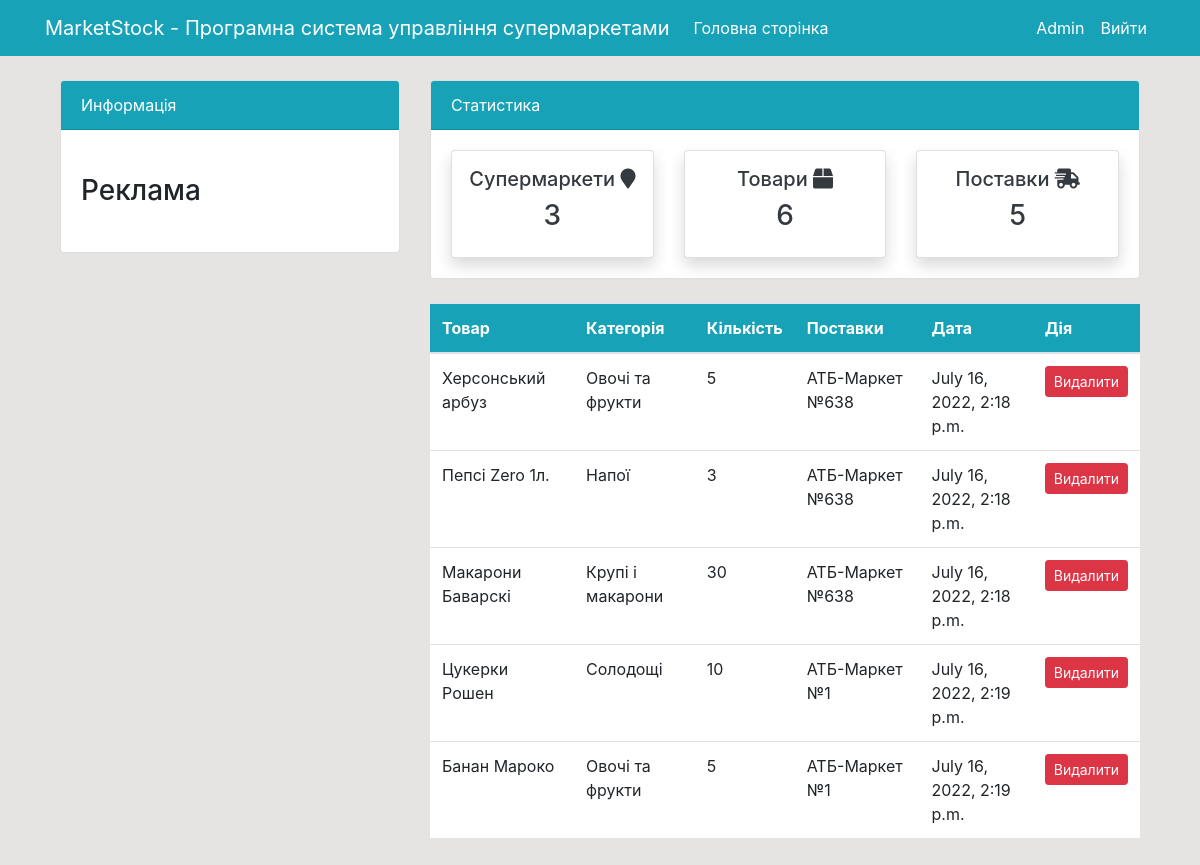
/order/ (signed in), run on the app's committed database.
### dashboard/models.py (models this page shows, shortened)
class Order(models.Model):
    product = models.ForeignKey(Product, on_delete=models.CASCADE, null=True)
    market = models.ForeignKey(Profile, models.CASCADE, null=True)
    order_quantity = models.PositiveIntegerField(null=True)
    date = models.DateTimeField(auto_now_add=True)

class Product(models.Model):
    name = models.CharField(max_length=100, null=True)
    category = models.CharField(max_length=20 , choices=CATEGORY, null=True)
    quantity = models.PositiveIntegerField(null=True)
    def __str__(self):
        return (self.name)

### market/models.py (models this page shows, shortened)
class Profile(models.Model):
    administrator = models.OneToOneField(User, on_delete=models.CASCADE, null=True)
    market = models.CharField(max_length=200, null=True)
    address = models.CharField(max_length=200, null=True)
    phone = models.CharField(max_length=50, null=True)
    type = models.CharField(max_length=20, choices=TYPE, null=True)

### dashboard/views.py (the view)
# urls.py: path('order/', dashboard.views.order, name='Поставки'),
@login_required(login_url='Вход')
def order(request):
    orders = Order.objects.all()
    orders_count = orders.count
    markets_count = User.objects.all().count()
    items_count = Product.objects.all().count()
    context={
        'orders':orders,
        'markets_count': markets_count,
        'orders_count': orders_count,
        'items_count': items_count
    }
    return render(request, 'dashboard/order.html', context)

### templates/dashboard/order.html (shortened to what this page needs)
{% extends 'partials/base.html' %}
{% block content %}
{% include 'partials/topnav.html' %}
    <div class="container">
        <div class="row my-4">
            <div class="col-md-4">
            </div>
            <div class="col-md-8">
                <table class="table bg-white">
                    <thead class="bg-info">
                        <tr class="text-white">
                            <th scope="col">Товар</th>
                            <th scope="col">Категорія</th>
                            <th scope="col">Кількість</th>
                            <th scope="col">Поставки</th>
                            <th scope="col">Дата</th>
                            <th scope="col">Дія</th>
                        </tr>
                    </thead>
                    <tbody>
                        {% for orders in orders %}
                        <tr>
                            <td>{{ orders.product }}</td>
                            <td>{{ orders.product.category }}</td>
                            <td>{{ orders.order_quantity }}</td>
                            <td>{{ orders.market.market }}</td>
                            <td>{{ orders.date }}</td>
                            <td>
                                <a class="btn btn-danger btn-sm" href="{% url 'Удалить заказ' orders.id %}">Видалити</a>
                            </td>
                        </tr>
                        {% endfor %}
                    </tbody>
                </table>
            </div>
        </div>
    </div>
{% endblock %}

### templates/partials/nav.html (shortened to what this page needs)
    <nav class="navbar navbar-expand-lg navbar-info bg-info">
        {% if user.is_authenticated %}
        <div class="container">
            <a class="navbar-brand text-white" href="{% url 'Главная страница' %}">MarketStock - Програмна система управління супермаркетами</a>
            <div class="collapse navbar-collapse" id="navbarSupportedContent">
                <ul class="navbar-nav mr-auto">
                    <li class="nav-item active">
                        <a class="nav-link text-white" href="{% url 'Главная страница' %}">Головна сторінка </a>
                    </li>
                </ul>
                <ul class="navbar-nav ml-auto">
                    <li class="nav-item active">
                        <a class="nav-link text-white" href="{% url 'Профиль' %}">{{ user.username }} </a>
                    </li>
                    <li class="nav-item">
                        <a class="nav-link text-white" href="{% url 'Выход' %}">Вийти</a>
                    </li>
                </ul>
                {% endif %}
            </div>
        </div>
    </nav>

### static/style.css (style rules this page uses)
body { background: rgb(230, 227, 227); }

### data on the page
Order: product "Херсонський арбуз", product.category "Овочі та фрукти", order_quantity "5", market.market "АТБ-Маркет №638", date "July 16, 2022, 2:18 p.m."
Order: product "Пепсі Zero 1л.", product.category "Напої", order_quantity "3", market.market "АТБ-Маркет №638", date "July 16, 2022, 2:18 p.m."
Order: product "Макарони Баварскі", product.category "Крупі і макарони", order_quantity "30", market.market "АТБ-Маркет №638", date "July 16, 2022, 2:18 p.m."
Order: product "Цукерки Рошен", product.category "Солодощі", order_quantity "10", market.market "АТБ-Маркет №1", date "July 16, 2022, 2:19 p.m."
Order: product "Банан Мароко", product.category "Овочі та фрукти", order_quantity "5", market.market "АТБ-Маркет №1", date "July 16, 2022, 2:19 p.m."

### other printed values
{{ user.username }} "Admin"
{{ markets_count }} "3"
{{ items_count }} "6"
{{ orders_count }} "5"
